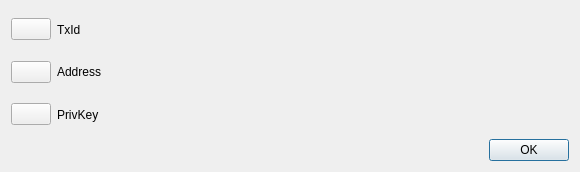
<?xml version="1.0" encoding="UTF-8"?>
<ui version="4.0">
 <class>RevealTxDialog</class>
 <widget class="QDialog" name="RevealTxDialog">
  <property name="geometry">
   <rect>
    <x>0</x>
    <y>0</y>
    <width>580</width>
    <height>172</height>
   </rect>
  </property>
  <property name="windowTitle">
   <string>Dialog</string>
  </property>
  <layout class="QVBoxLayout" name="verticalLayout" stretch="0,0,0,0">
   <item>
    <layout class="QHBoxLayout" name="horizontalLayout" stretch="0,1,5">
     <item>
      <widget class="QPushButton" name="pushButtonCPID">
       <property name="toolTip">
        <string>Copy Master Account address to clipboard</string>
       </property>
       <property name="text">
        <string/>
       </property>
      </widget>
     </item>
     <item>
      <widget class="QLabel" name="label">
       <property name="minimumSize">
        <size>
         <width>83</width>
         <height>0</height>
        </size>
       </property>
       <property name="text">
        <string>TxId</string>
       </property>
      </widget>
     </item>
     <item>
      <widget class="QLabel" name="lblTxID">
       <property name="sizePolicy">
        <sizepolicy hsizetype="Preferred" vsizetype="Preferred">
         <horstretch>0</horstretch>
         <verstretch>0</verstretch>
        </sizepolicy>
       </property>
       <property name="minimumSize">
        <size>
         <width>415</width>
         <height>0</height>
        </size>
       </property>
       <property name="text">
        <string/>
       </property>
      </widget>
     </item>
    </layout>
   </item>
   <item>
    <layout class="QHBoxLayout" name="horizontalLayout_2" stretch="0,1,5">
     <item>
      <widget class="QPushButton" name="pushButtonCPAddr">
       <property name="toolTip">
        <string>Copy Master Account address to clipboard</string>
       </property>
       <property name="text">
        <string/>
       </property>
      </widget>
     </item>
     <item>
      <widget class="QLabel" name="label_2">
       <property name="minimumSize">
        <size>
         <width>83</width>
         <height>0</height>
        </size>
       </property>
       <property name="text">
        <string>Address</string>
       </property>
      </widget>
     </item>
     <item>
      <widget class="QLabel" name="lblAddress">
       <property name="sizePolicy">
        <sizepolicy hsizetype="Preferred" vsizetype="Preferred">
         <horstretch>0</horstretch>
         <verstretch>0</verstretch>
        </sizepolicy>
       </property>
       <property name="minimumSize">
        <size>
         <width>415</width>
         <height>0</height>
        </size>
       </property>
       <property name="text">
        <string/>
       </property>
      </widget>
     </item>
    </layout>
   </item>
   <item>
    <layout class="QHBoxLayout" name="horizontalLayout_3" stretch="0,1,5">
     <item>
      <widget class="QPushButton" name="pushButtonCPPrivK">
       <property name="toolTip">
        <string>Copy Master Account address to clipboard</string>
       </property>
       <property name="text">
        <string/>
       </property>
      </widget>
     </item>
     <item>
      <widget class="QLabel" name="label_3">
       <property name="minimumSize">
        <size>
         <width>83</width>
         <height>0</height>
        </size>
       </property>
       <property name="text">
        <string>PrivKey</string>
       </property>
      </widget>
     </item>
     <item>
      <widget class="QLabel" name="lblPrivateKey">
       <property name="sizePolicy">
        <sizepolicy hsizetype="Preferred" vsizetype="Preferred">
         <horstretch>0</horstretch>
         <verstretch>0</verstretch>
        </sizepolicy>
       </property>
       <property name="minimumSize">
        <size>
         <width>415</width>
         <height>0</height>
        </size>
       </property>
       <property name="text">
        <string/>
       </property>
      </widget>
     </item>
    </layout>
   </item>
   <item>
    <widget class="QDialogButtonBox" name="buttonBox">
     <property name="orientation">
      <enum>Qt::Horizontal</enum>
     </property>
     <property name="standardButtons">
      <set>QDialogButtonBox::Ok</set>
     </property>
    </widget>
   </item>
  </layout>
 </widget>
 <resources/>
 <connections>
  <connection>
   <sender>buttonBox</sender>
   <signal>accepted()</signal>
   <receiver>RevealTxDialog</receiver>
   <slot>accept()</slot>
   <hints>
    <hint type="sourcelabel">
     <x>248</x>
     <y>254</y>
    </hint>
    <hint type="destinationlabel">
     <x>157</x>
     <y>274</y>
    </hint>
   </hints>
  </connection>
 </connections>
</ui>
